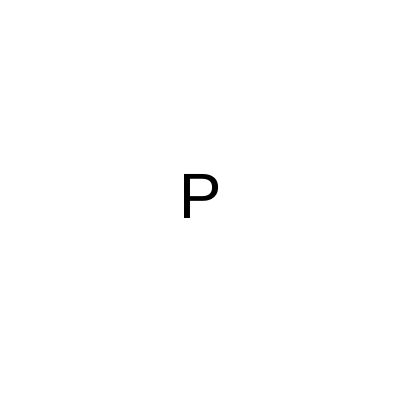
Frame 1 (no input)
Frame 60 (no input): identical to frame 1, image omitted
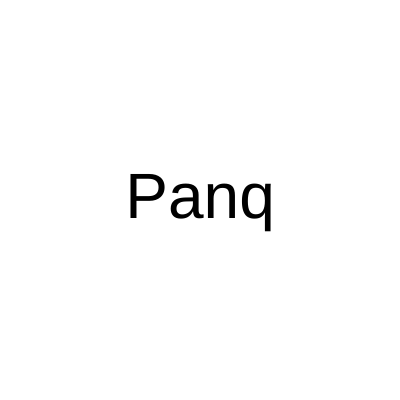
Frame 120 (the mouse pressed at the canvas centre since frame 60)

The p5.js sketch that drew these frames (run headless with seeded random() and noise() and a simulated clock; from frame 60 on, the mouse is pressed at the canvas centre):

// p5.js sketch
// ── sketch.js
function setup() {
    createCanvas(400, 400);
  }
  
  function draw() {
    background("white");
    fill("black");
    textSize(64);
    textAlign(CENTER, CENTER)
    
    let maximo = width;
    let minimo = 0;
    let palavra = "Panqueca";
    let quantidade = map(mouseX, 0, width, 1, palavra.length);
    let parcial = palavra.substring(0,quantidade);
    text(parcial,200,200);
    
  //  if(mouseX < 50){
  //    let palavra = "C";
  //    text(palavra, 200, 200);
  //  } else {
  //    let palavra = "Caminhante";
  //    text(palavra, 200, 200);
  //  }
  }
